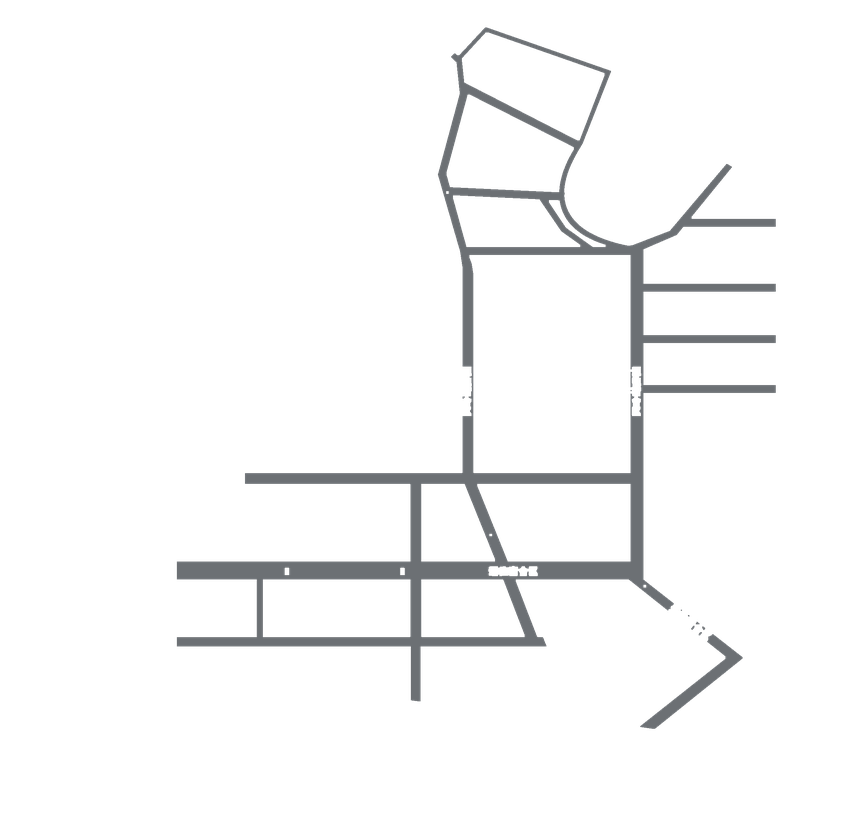
#> input picture gdufs-3d/assets/north-roads.png, 856 x 824 px, shrunk from 2400 x 2311 before the run, found by its file name
$ python vectorize_north_roads.py
#> lines starting #> are read from the running program, lines starting #| are printed output that depends on the picture; after the words box and inside, x2 and y2 are one past the last pixel; in counts of white or black regions, pixels touching at a corner belong together
# -*- coding: utf-8 -*-
"""北校区官方平面图栅格道路 -> 矢量中心线（skimage + skan 版）。

流程：
  mask --skeletonize--> 1px 骨架 --skan--> 分支折线（像素坐标）
       --距离变换--> 每点路宽 --按宽度分类--> highway 类型
       --shapely--> 抽稀、合并、输出 roads 列表

输出：
  artifacts/north/roads_vec.json      中间结果（含宽度）
  artifacts/north/roads_overlay.png   叠加检查图
"""
import io
import json
import os

import numpy as np
from PIL import Image, ImageDraw
from scipy import ndimage
from shapely.geometry import LineString
from shapely.ops import unary_union
from skimage.morphology import skeletonize
from skan import Skeleton

S = 0.4178                 # m / px
PNG = "gdufs-3d/assets/north-roads.png"
OUT_DIR = "artifacts/north"
MIN_LEN = 6.0              # 米
SIMPLIFY = 0.6             # 米
X0, Z0 = 628.4, 503.7      # 栅格左上角对应世界坐标（见 north-data.js layers.roads.extent）


def to_world(px, py):
    return (X0 - (px + 0.5) * S, Z0 - (py + 0.5) * S)


# [10 lines left out: function classify, not called in this run]


def main():
    os.makedirs(OUT_DIR, exist_ok=True)
    mask = np.array(Image.open(PNG).convert("RGBA"))[:, :, 3] > 128
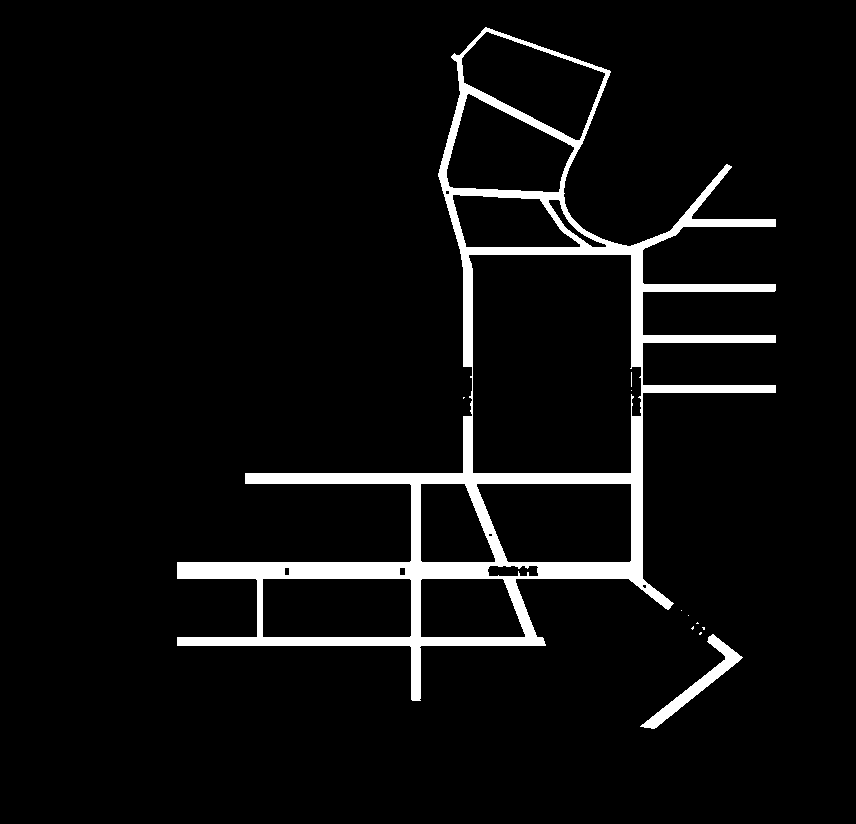
#> mask: shape (824, 856) bool; 5.3% white; 11 white regions (9 under 20 px), largest, box (x1, y1, x2, y2) and area: (177, 27, 776, 701) 35960, (640, 634, 743, 729) 1547
    dist = ndimage.distance_transform_edt(mask)
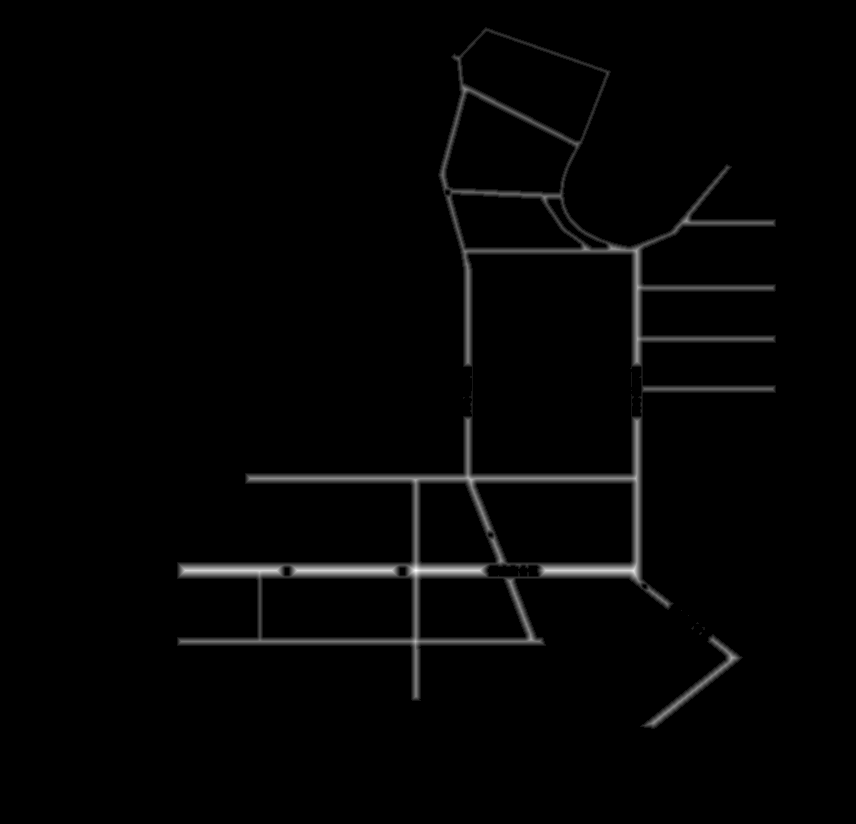
#> dist: shape (824, 856) float64; min 0, max 10.82, mean 0.165; drawn with min black and max white
    skel = skeletonize(mask)
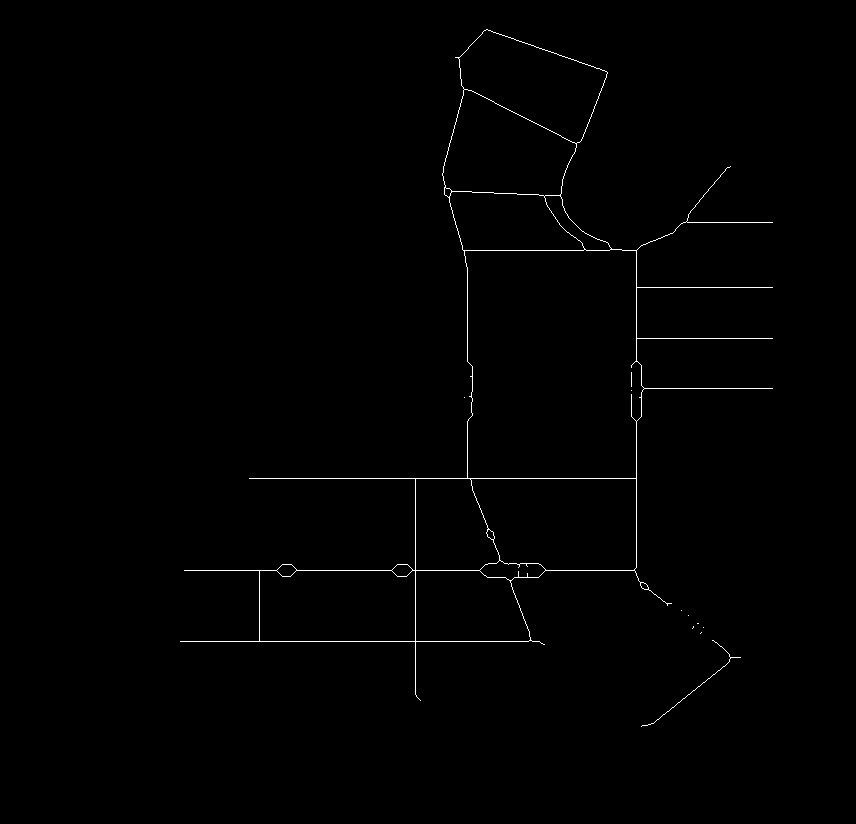
#> skel: shape (824, 856) bool; 0.59% white in thin lines or dots, all inside (x1, y1, x2, y2) = (180, 29, 773, 727)
    print("mask px", int(mask.sum()), "skel px", int(skel.sum()))
#| mask px 37553 skel px 4164

    sk = Skeleton(skel, source_image=mask)
    paths = [sk.path_coordinates(i) for i in range(sk.n_paths)]
    print("paths", len(paths))

    pieces = []
    for path in paths:
        if len(path) < 3:
            continue
        xy = [to_world(x, y) for (y, x) in path]
        ls = LineString(xy)
        L = ls.length
        if L < MIN_LEN:
            continue
        widths = [2 * dist[y, x] * S for (y, x) in path]
        pieces.append((ls, L, float(np.median(widths)), float(np.mean(widths))))
    print("kept pieces", len(pieces), "total %.0f m" % sum(p[1] for p in pieces))

    # 合并同一条路被分支点切断的碎段：端点相接且宽度接近就拼起来
    merged = merge_pieces(pieces)
    print("merged", len(merged), "total %.0f m" % sum(p[1] for p in merged))

    out = []
    for ls, L, med, mean in merged:
        ls2 = ls.simplify(SIMPLIFY, preserve_topology=False)
        if ls2.is_empty or ls2.length < MIN_LEN:
            continue
        out.append({
            "name": "",
            "highway": classify(med),
            "width": round(med, 1),
            "len": round(ls2.length, 1),
            "lines": [[[round(c[0], 2), round(c[1], 2)] for c in ls2.coords]],
        })
    out.sort(key=lambda r: -r["len"])
    print("roads", len(out), "total %.0f m" % sum(r["len"] for r in out))
    from collections import Counter
    print("by type", Counter(r["highway"] for r in out))

    json.dump(out, io.open(os.path.join(OUT_DIR, "roads_vec.json"), "w", encoding="utf-8"),
              ensure_ascii=False, indent=1)

    base = Image.open(PNG).convert("RGBA")
    bg = Image.new("RGBA", base.size, (26, 30, 26, 255))
    bg.alpha_composite(base)
    dr = ImageDraw.Draw(bg)
    colmap = {"secondary": (255, 90, 90, 255), "tertiary": (255, 200, 70, 255),
              "service": (90, 200, 255, 255), "footway": (140, 255, 140, 255)}
    for r in out:
        pts = [((X0 - c[0]) / S - 0.5, (Z0 - c[1]) / S - 0.5) for c in r["lines"][0]]
        dr.line(pts, fill=colmap[r["highway"]], width=2)
    bg.save(os.path.join(OUT_DIR, "roads_overlay.png"))
    print("wrote overlay")


# [40 lines left out: functions merge_pieces, try_join, not called in this run]


if __name__ == "__main__":
    main()
#> (the call stopped at in main, `sk = Skeleton(skel, source_image=mask)`: skan is not available in this run)

$ run again, with gdufs-3d/assets/north-river.png copied over gdufs-3d/assets/north-roads.png
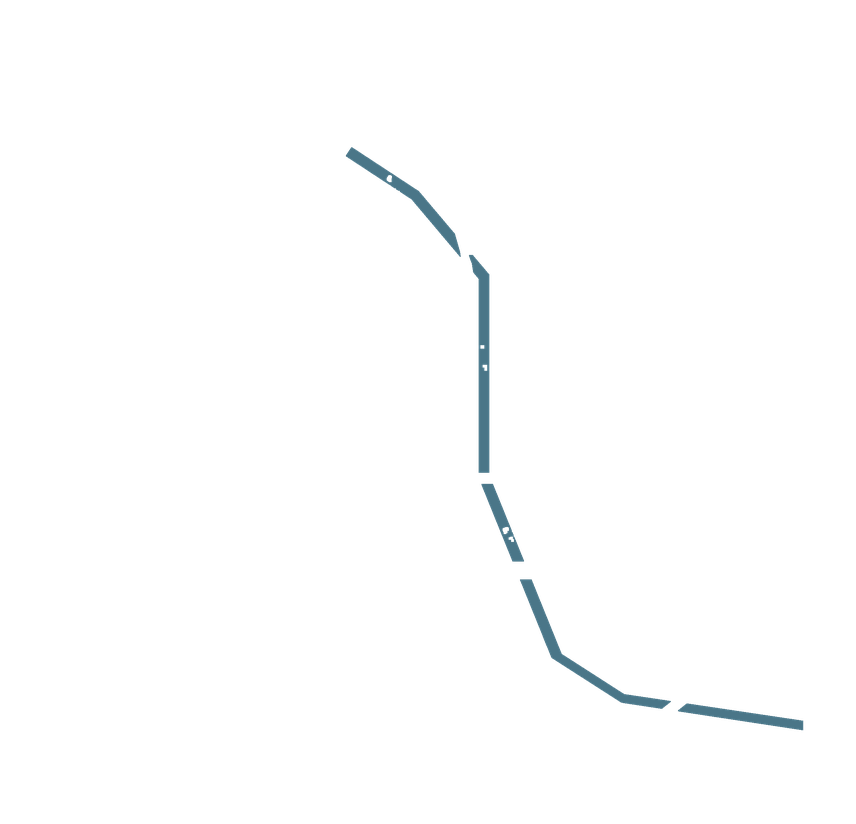
#> input picture gdufs-3d/assets/north-river.png, 856 x 824 px, shrunk from 2400 x 2311 before the run, found by its file name
#> in main, `mask = np.array(Image.open(PNG).convert("RGBA"))[:, :, 3] > 128`:
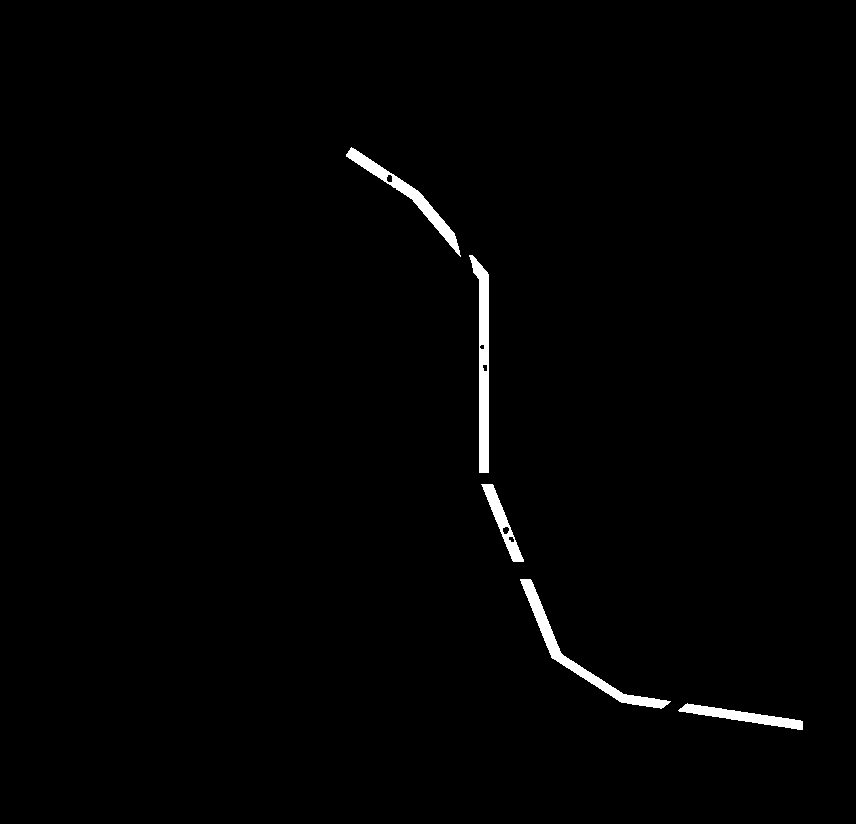
#> mask: shape (824, 856) bool; 1.1% white; 5 white regions, box (x1, y1, x2, y2) and area: (469, 255, 489, 473) 2143, (520, 579, 671, 709) 2010, (346, 147, 461, 257) 1580, (678, 703, 803, 730) 1146, (481, 484, 524, 562) 869
#> in main, `skel = skeletonize(mask)`:
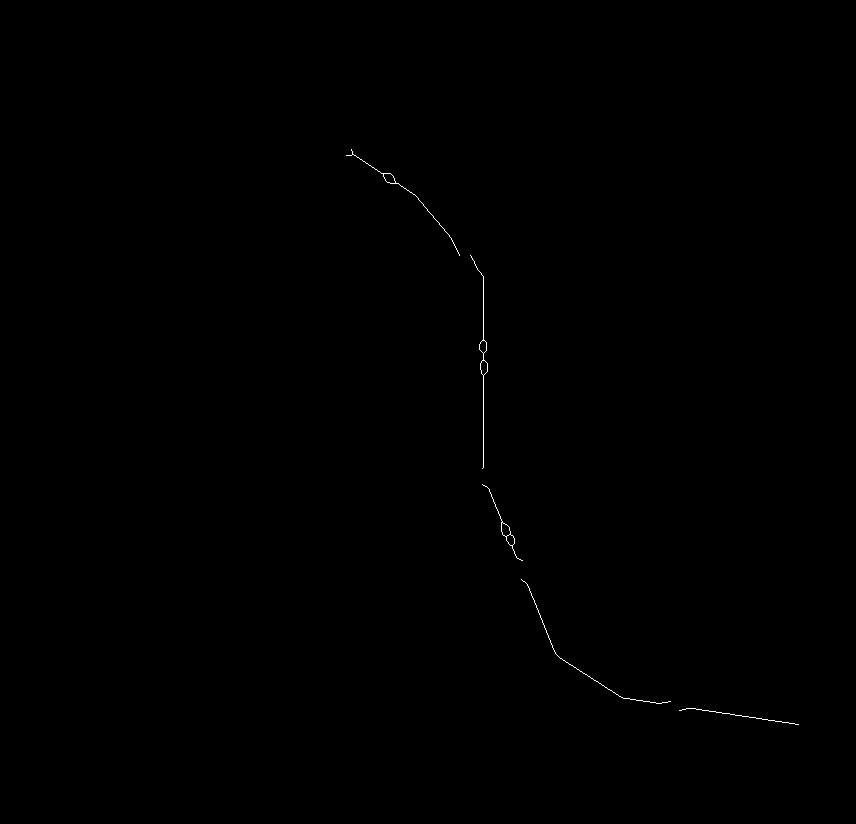
#> skel: shape (824, 856) bool; 0.12% white in thin lines or dots, all inside (x1, y1, x2, y2) = (346, 149, 799, 725)
#| mask px 7748 skel px 826
